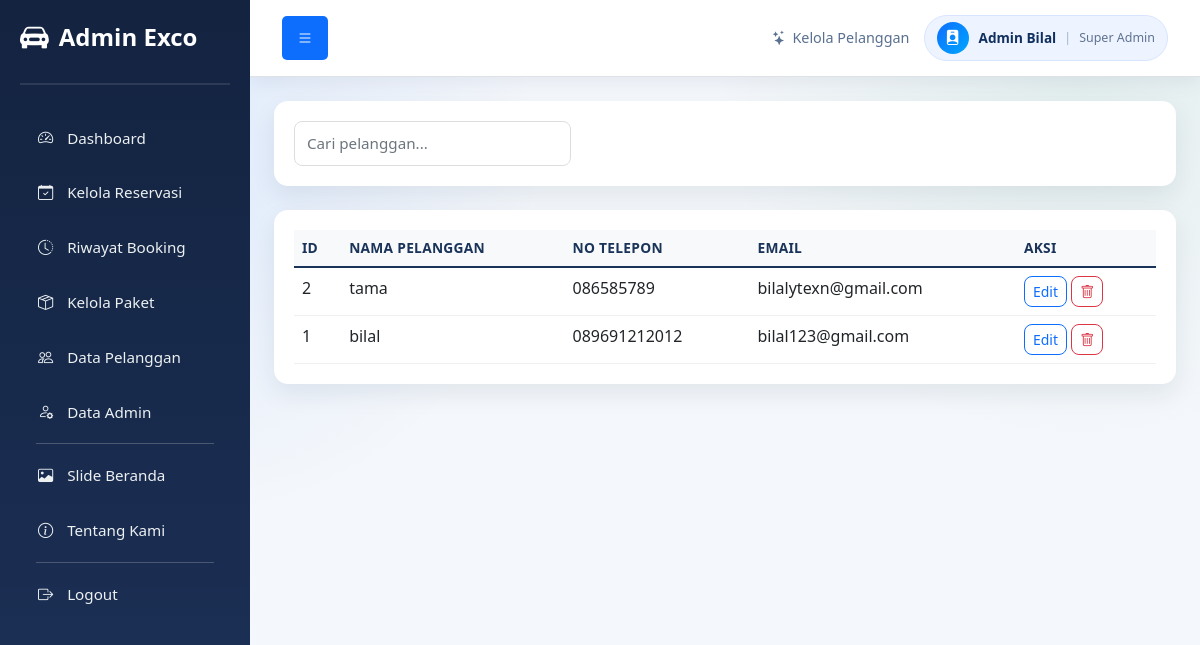
Page /admin/kelola_pelanggan.php (signed in) on the committed database.
### tables this page shows
CREATE TABLE `user` (
  `id_user` int(11) NOT NULL,
  `username` varchar(50) NOT NULL,
  `password` varchar(255) NOT NULL,
  `email` varchar(100) NOT NULL,
  `No_Telepon` varchar(20) NOT NULL
);

### admin/kelola_pelanggan.php (the view, shortened to what this page needs)
<?php
function h($value)
{
    return htmlspecialchars((string) $value, ENT_QUOTES, 'UTF-8');
}
global $conn;
$userList = [];
$result = mysqli_query($conn, 'SELECT id_user, username, email, No_Telepon FROM `user` ORDER BY id_user DESC');
if ($result) {
    while ($row = mysqli_fetch_assoc($result)) {
        $userList[] = $row;
    }
}
?>
<!DOCTYPE html>
<html lang="id">
<head>
    <link href="../bootstrap/css/bootstrap.min.css" rel="stylesheet">
    <link href="../bootstrap/bootstrap-icons/bootstrap-icons.css" rel="stylesheet">
    <link rel="stylesheet" href="style.css">
</head>
<body>
<div class="wrapper">
    <?php include 'sidebar.php'; ?>
    <div id="content">
        <nav class="navbar navbar-expand-lg navbar-light bg-white border-bottom">
            <div class="container-fluid">
                <button type="button" id="sidebarCollapse" class="btn btn-primary"><i class="bi bi-list"></i></button>
                <div class="topbar-meta ms-auto">
                    <span class="topbar-page"><i class="bi bi-stars"></i> Kelola Pelanggan</span>
                    <div class="admin-chip">
                        <span class="admin-avatar"><i class="bi bi-person-badge-fill"></i></span>
                        <div>
                            <div class="admin-name">Admin Bilal</div>
                            <div class="admin-role">Super Admin</div>
                        </div>
                    </div>
                </div>
            </div>
        </nav>
        <div class="container-fluid p-4">
            <div class="card mb-4">
                <div class="card-body">
                    <div class="row g-3">
                        <div class="col-md-4">
                            <input type="text" class="form-control" id="searchPelanggan" placeholder="Cari pelanggan...">
                        </div>
                    </div>
                </div>
            </div>
            <div class="card">
                <div class="card-body">
                    <div class="table-responsive">
                        <table class="table table-hover" id="pelangganTable">
                            <thead class="table-light">
                            <tr>
                                <th>ID</th>
                                <th>Nama Pelanggan</th>
                                <th>No Telepon</th>
                                <th>Email</th>
                                <th>Aksi</th>
                            </tr>
                            </thead>
                            <tbody>
                            <?php foreach ($userList as $user): ?>
                                <tr>
                                    <td><?php echo (int) $user['id_user']; ?></td>
                                    <td><?php echo h($user['username']); ?></td>
                                    <td><?php echo h($user['No_Telepon']); ?></td>
                                    <td><?php echo h($user['email']); ?></td>
                                    <td>
                                        <button
                                            class="btn btn-outline-primary btn-sm"
                                            data-bs-toggle="modal"
                                            data-bs-target="#editModal"
                                            data-id="<?php echo (int) $user['id_user']; ?>"
                                            data-username="<?php echo h($user['username']); ?>"
                                            data-email="<?php echo h($user['email']); ?>"
                                            data-telepon="<?php echo h($user['No_Telepon']); ?>"
                                            onclick="setEditUser(this)">
                                            Edit
                                        </button>
                                        <a href="kelola_pelanggan.php?delete=<?php echo (int) $user['id_user']; ?>" class="btn btn-sm btn-outline-danger" onclick="return confirm('Hapus pelanggan ini?')">
                                            <i class="bi bi-trash"></i>
                                        </a>
                                    </td>
                                </tr>
                            <?php endforeach; ?>
                            </tbody>
                        </table>
                    </div>
                </div>
            </div>
        </div>
    </div>
</div>
</body>
</html>

### admin/style.css (style rules this page uses)
:root { --primary-color: #0d6efd; --secondary-color: #6c757d; --success-color: #28a745; --danger-color: #dc3545; --warning-color: #ffc107; --info-color: #17a2b8; --sidebar-bg: #18253f; --sidebar-color: #ecf0f1; --surface-color: #f4f7fb; --card-glow: 0 10px 24px rgba(19, 32, 68, 0.08); }
* { margin: 0; padding: 0; box-sizing: border-box; }
body { font-family: 'Poppins', 'Segoe UI', Tahoma, Geneva, Verdana, sans-serif; background: radial-gradient(circle at 15% 20%, rgba(13, 110, 253, 0.09), transparent 30%), radial-gradient(circle at 90% 10%, rgba(25, 135, 84, 0.08), transparent 28%), var(--surface-color); color: #333; }
.wrapper { display: flex; min-height: 100vh; }
#content { flex: 1; margin-left: 250px; transition: margin-left 0.25s ease; display: flex; flex-direction: column; }
.navbar { box-shadow: 0 4px 20px rgba(16, 35, 78, 0.08); padding: 15px 20px; position: sticky; top: 0; z-index: 998; }
.navbar .btn-primary { background-color: var(--primary-color); border: none; padding: 10px 15px; border-radius: 5px; cursor: pointer; transition: all 0.3s ease; }
.topbar-meta { display: flex; align-items: center; gap: 14px; }
.topbar-page { color: #59708f; font-size: 0.9rem; display: inline-flex; align-items: center; gap: 6px; }
.admin-chip { display: flex; align-items: center; gap: 10px; background: #eef4ff; border: 1px solid #d7e5ff; border-radius: 999px; padding: 6px 12px; }
.admin-chip > div { display: flex; align-items: center; gap: 8px; white-space: nowrap; }
.admin-avatar { width: 32px; height: 32px; border-radius: 50%; display: inline-flex; align-items: center; justify-content: center; color: #fff; background: linear-gradient(135deg, #0d6efd 0%, #00a6ff 100%); font-size: 0.95rem; }
.admin-name { font-size: 0.85rem; font-weight: 600; color: #12305f; line-height: 1; }
.admin-role { font-size: 0.78rem; color: #5f7292; }
.admin-role::before { content: "|"; margin-right: 8px; color: #9cb0ce; }
.container-fluid { flex: 1; overflow-y: auto; }
.card { border: none; border-radius: 14px; box-shadow: var(--card-glow); margin-bottom: 20px; transition: all 0.3s ease; overflow: hidden; }
.card-body { padding: 20px; }
.table { margin-bottom: 0; }
.table thead th { border-bottom: 2px solid #dce5f7; font-weight: 600; color: #1a3359; font-size: 0.86rem; text-transform: uppercase; letter-spacing: 0.02em; }
.table tbody tr { border-bottom: 1px solid #f0f0f0; }
.btn { border-radius: 8px; font-weight: 500; transition: all 0.3s ease; }
.btn-primary { background-color: var(--primary-color); border-color: var(--primary-color); }
.btn-outline-primary { color: var(--primary-color); border-color: var(--primary-color); }
.btn-outline-danger { color: var(--danger-color); border-color: var(--danger-color); }
.form-control, .form-select { border: 1px solid #ddd; border-radius: 8px; padding: 10px 12px; font-size: 0.95rem; }

### rows in the picture
user: id_user "2", username "tama", No_Telepon "086585789", email "bilalytexn@gmail.com"
user: id_user "1", username "bilal", No_Telepon "089691212012", email "bilal123@gmail.com"
